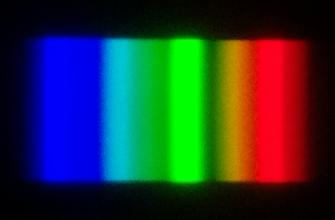
#> input picture lab-work-light/pruningphotos/white_rt.jpg, 335 x 220 px
$ python processing.py
#> lines starting #> are read from the running program, lines starting #| are printed output that depends on the picture; long printed decimals are rounded
### lab-work-light/lightFunctions.py
import numpy as np
import matplotlib.pyplot as plt
import imageio
from cycler import cycler


def read_image(photoName, graph_name, lamp, surface):
#> called with photoName = 'pruningphotos/white_rt.jpg', graph_name = 'graph_white_rt.png', lamp = 'ртутная лампа', surface = 'белый лист'
    photo = imageio.imread(photoName)
#> photo is the input picture: shape (220, 335, 3); mean R, G, B 37.9, 52.9, 53.6
    background = photo

    cut = photo
    rgb = np.mean(cut, axis=(0))
#> rgb = 335 rows, first 8: [0.382, 0.455, 8.94], [0.382, 0.464, 8.9], [0.382, 0.436, 9.05], [0.382, 0.482, 9.07], [0.382, 0.259, 9.87], [0.382, 0.291, 9.97], [0.382, 0.245, 11.26], [0.382, 0.232, 11.37]

    luma = 0.2989 * rgb[:, 0] + 0.5866 * rgb[:, 1] + 0.1144 * rgb[:, 2]
#> luma = 335 values, max 104.6 at index 183, min 1.4 at index 4, mean 48.48

    plt.rc('axes', prop_cycle=(cycler('color', ['red', 'green', 'blue'])))

    fig = plt.figure(figsize=(7, 5), dpi=200)

    plt.title('Интенсивность отражённого излучения\n' + '{} / {}'.format(lamp, surface))
    plt.xlabel('Относительный номер пикселя')
    plt.ylabel('Яркость')

    plt.plot(rgb, label=['red', 'green', 'blue'])
    plt.plot(luma, 'w', label='white')
    plt.legend()

    plt.imshow(background, origin='lower')

    plt.savefig('charts/{gn}'.format(gn = graph_name))

    return rgb, luma

### lab-work-light/processing.py
import lightFunctions as j
import matplotlib.pyplot as plt
import numpy as np

photos = ["pruningphotos/white_rt.jpg", "pruningphotos/white_nk.jpg", "pruningphotos/red_nk.jpg", "pruningphotos/yellow_nk.jpg", "pruningphotos/green_nk.jpg","pruningphotos/blue_nk.jpg"]

rgb, I0 = j.read_image(photos[0], 'graph_white_rt.png', 'ртутная лампа', 'белый лист')
#> I0 has the same summary as luma in read_image
rgb1, I1 = j.read_image(photos[1], 'graph_white_nk.png', 'лампа накаливания', 'белый лист')
#> call 2 of read_image, with photoName = 'pruningphotos/white_nk.jpg', graph_name = 'graph_white_nk.png', lamp = 'лампа накаливания', surface = 'белый лист'
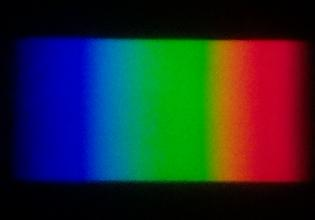
#> input picture lab-work-light/pruningphotos/white_nk.jpg, 315 x 220 px
#> in read_image, photo is the input picture: shape (220, 315, 3); mean R, G, B 36.9, 44.8, 48.7
#> in read_image (call 2), `rgb = np.mean(cut, axis=(0))`: rgb = 315 rows, first 8: [0.655, 0.414, 7.15], [0.655, 0.423, 7.19], [0.655, 0.382, 6.79], [0.764, 0.468, 6.95], [0.764, 0.5, 6.92], [0.855, 0.614, 6.95], [0.241, 0.782, 8.01], [0.218, 0.668, 8.79]
#> in read_image (call 2), `luma = 0.2989 * rgb[:, 0] + 0.5866 * rgb[:, 1] + 0.1144 * rgb[:, 2]`: luma = 315 values, max 79.74 at index 220, min 1.2 at index 2, mean 42.84
#> rgb1 has the same summary as rgb in read_image; I1 has the same summary as luma in read_image
rgb2, I2 = j.read_image(photos[2], 'graph_red_nk.png', 'лампа накаливания', 'красный лист')
#> call 3 of read_image, with photoName = 'pruningphotos/red_nk.jpg', graph_name = 'graph_red_nk.png', lamp = 'лампа накаливания', surface = 'красный лист'
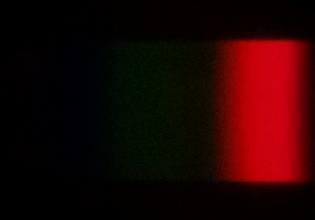
#> input picture lab-work-light/pruningphotos/red_nk.jpg, 315 x 220 px
#> in read_image, photo is the input picture: shape (220, 315, 3); mean R, G, B 33.6, 3.4, 2.4
#> in read_image (call 3), `rgb = np.mean(cut, axis=(0))`: rgb = 315 rows, first 8: [0.182, 0.0364, 0.109], [0.182, 0.0364, 0.109], [0.182, 0.0364, 0.109], [0.182, 0.0364, 0.109], [0.182, 0.0364, 0.109], [0.182, 0.0364, 0.109], [0.182, 0.0364, 0.109], [0.182, 0.0364, 0.109]
#> in read_image (call 3), `luma = 0.2989 * rgb[:, 0] + 0.5866 * rgb[:, 1] + 0.1144 * rgb[:, 2]`: luma = 315 values, max 42.63 at index 273, min 0.0882 at index 0, mean 12.35
#> rgb2 has the same summary as rgb in read_image; I2 has the same summary as luma in read_image
rgb3, I3 = j.read_image(photos[3], 'graph_yellow_nk.png', 'лампа накаливания', 'жёлтый лист')
#> call 4 of read_image, with photoName = 'pruningphotos/yellow_nk.jpg', graph_name = 'graph_yellow_nk.png', lamp = 'лампа накаливания', surface = 'жёлтый лист'
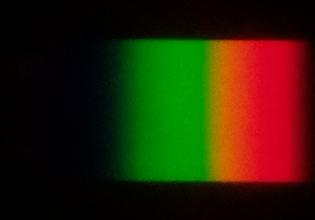
#> input picture lab-work-light/pruningphotos/yellow_nk.jpg, 315 x 220 px
#> in read_image, photo is the input picture: shape (220, 315, 3); mean R, G, B 43, 33, 5.8
#> in read_image (call 4), `rgb = np.mean(cut, axis=(0))`: rgb = 315 rows, first 8: [0.909, 0.364, 0.255], [0.909, 0.364, 0.255], [0.909, 0.364, 0.255], [0.945, 0.4, 0.255], [0.945, 0.4, 0.255], [0.982, 0.436, 0.255], [0.982, 0.436, 0.255], [0.982, 0.436, 0.255]
#> in read_image (call 4), `luma = 0.2989 * rgb[:, 0] + 0.5866 * rgb[:, 1] + 0.1144 * rgb[:, 2]`: luma = 315 values, max 80.85 at index 221, min 0.514 at index 0, mean 32.85
#> rgb3 has the same summary as rgb in read_image; I3 has the same summary as luma in read_image
rgb4, I4 = j.read_image(photos[4], 'graph_green_nk.png', 'лампа накаливания', 'зелёный лист')
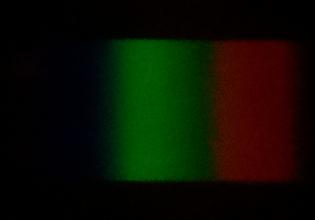
#> input picture lab-work-light/pruningphotos/green_nk.jpg, 315 x 220 px
#> in read_image, photo is the input picture: shape (220, 315, 3); mean R, G, B 12.1, 14.9, 1.9
#> in read_image (call 5), `rgb = np.mean(cut, axis=(0))`: rgb = 315 rows, first 8: [0.255, 0.182, 0.109], [0.255, 0.182, 0.109], [0.255, 0.182, 0.109], [0.255, 0.182, 0.109], [0.255, 0.182, 0.109], [0.255, 0.182, 0.109], [0.255, 0.182, 0.109], [0.255, 0.182, 0.109]
#> in read_image (call 5), `luma = 0.2989 * rgb[:, 0] + 0.5866 * rgb[:, 1] + 0.1144 * rgb[:, 2]`: luma = 315 values, max 33.1 at index 148, min 0.195 at index 0, mean 12.56
#> rgb4 has the same summary as rgb in read_image; I4 has the same summary as luma in read_image
rgb5, I5 = j.read_image(photos[5], 'graph_blue_nk.png', 'лампа накаливания', 'синий лист')
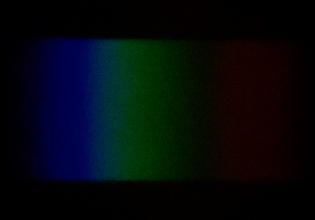
#> input picture lab-work-light/pruningphotos/blue_nk.jpg, 315 x 220 px
#> in read_image, photo is the input picture: shape (220, 315, 3); mean R, G, B 4.3, 9.6, 12.8
#> in read_image (call 6), `rgb = np.mean(cut, axis=(0))`: rgb = 315 rows, first 8: [0, 0, 0.145], [0, 0, 0.145], [0, 0, 0.145], [0, 0, 0.145], [0, 0, 0.145], [0, 0, 0.145], [0, 0, 1.31], [0, 0, 1.31]
#> in read_image (call 6), `luma = 0.2989 * rgb[:, 0] + 0.5866 * rgb[:, 1] + 0.1144 * rgb[:, 2]`: luma = 315 values, max 23.94 at index 120, min 0.0166 at index 0, mean 8.35
#> rgb5 has the same summary as rgb in read_image; I5 has the same summary as luma in read_image

red = [r[0] for r in rgb]
#> red = 335 values, max 173.9 at index 276, min 0.109 at index 25, mean 37.93
red_max = max(red)
#> red_max = 173.9
print(red_max)
#| 173.923
index_red_max = red.index(red_max)
#> index_red_max = 276
alfa = 650 / index_red_max
#> alfa = 2.36
print(alfa)
#| 2.355

x = np.linspace(0, 315, 315)
x = [i * alfa for i in x]
#> x = 315 values from 0 to 741.8

plt.cla()
plt.clf()
ax = plt.axes()
ax.set_facecolor(color='#E5E4E2')

plt.plot(x, I1, color='white', label='white')
plt.plot(x, I2, color='red', label='red')
plt.plot(x, I3, color='yellow', label='yellow')
plt.plot(x, I4, color='green', label='green')
plt.plot(x, I5, color='blue', label='blue')

plt.legend()
plt.title('Отражённая интенсивность излучения лампы накаливания')
plt.ylabel('Яркость')
plt.xlabel('Длина волны, нм')

ax.grid(which='major', linewidth=1)
ax.grid(which='minor', linewidth=0.7, linestyle='--')
ax.minorticks_on()

plt.savefig('intensity.png')
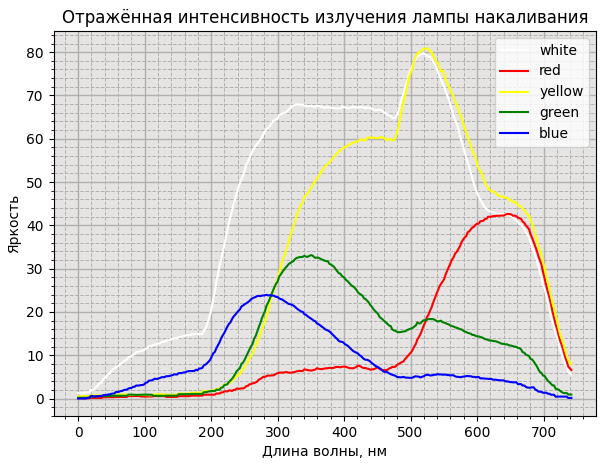
#> figure drawn by matplotlib, 1 panel; curve peaks at x = 519.8, y = 79.74; curve peaks at x = 645, y = 42.63; curve peaks at x = 522.1, y = 80.85
plt.cla()
plt.clf()

A1 = [I1[i] / I1[i] for i in range(0, len(I1), 5)]
#> A1 = 63 values from 1 to 1
A2 = [I2[i] / I1[i] for i in range(0, len(I1), 5)]
#> A2 = 63 values, max 1.2 at index 62, min 0.0281 at index 12, mean 0.301
A3 = [I3[i] / I1[i] for i in range(0, len(I1), 5)]
#> A3 = 63 values, max 1.39 at index 62, min 0.063 at index 9, mean 0.639
A4 = [I4[i] / I1[i] for i in range(0, len(I1), 5)]
#> A4 = 63 values, max 0.486 at index 30, min 0.0489 at index 11, mean 0.236
A5 = [I5[i] / I1[i] for i in range(0, len(I1), 5)]
#> A5 = 63 values, max 0.493 at index 16, min 0.0118 at index 1, mean 0.211

ax = plt.axes()
ax.set_facecolor(color='#E5E4E2')

plt.plot(x[::5], A1, color='white', label='white')
plt.plot(x[::5], A2, color='red', label='red')
plt.plot(x[::5], A3, color='yellow', label='yellow')
plt.plot(x[::5], A4, color='green', label='green')
plt.plot(x[::5], A5, color='blue', label='blue')

plt.legend()
plt.title('Зависимость альбедо поверхностей от длины волны падающего света')
plt.ylabel('Альбедо')
plt.xlabel('Длина волны, нм')

ax.grid(which='major', linewidth=1)
ax.grid(which='minor', linewidth=0.7, linestyle='--')
ax.minorticks_on()

plt.savefig('dependence.png')
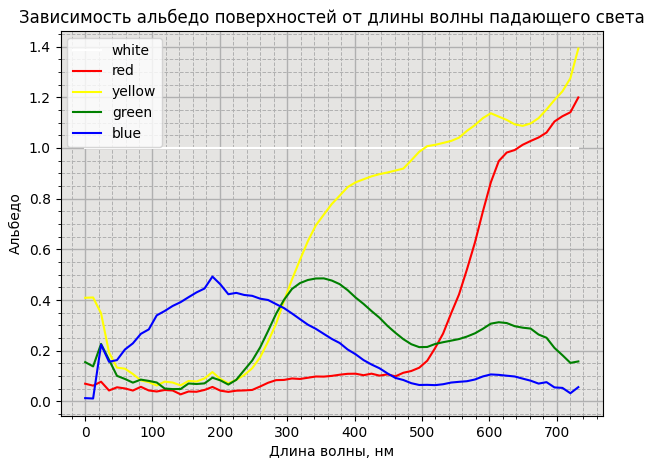
#> figure drawn by matplotlib, 1 panel; curve peaks at x = 732.4, y = 1.2; curve peaks at x = 732.4, y = 1.39
